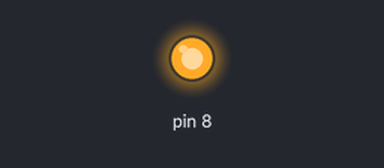
The sketch below on a simulated Arduino Uno, built with avr-gcc and run on an emulated ATmega328P. On the bench: output pins drawn as LEDs (lit = HIGH).

Above: at 0.2 s.
At 23.5 s:
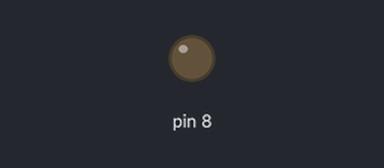
Timing chart, 0 to 25.4 s (numbered marks = the images above):
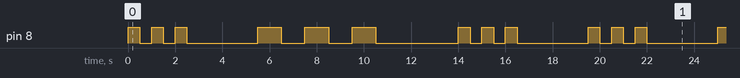

The sketch:

D_Blinking_On_and_Off__n__Times_Fast_and_Slow_with_Functions.ino
```cpp
/*
This Arduino program controls the blinking of an LED connected to digital pin 8, using the on_off function to customize the number of
blinks and delay time between on and off states. In the setup(), pin 8 is set as a digital output. In the loop(), the LED blinks three
times with 500 ms intervals (fast), waits 2500 ms, then blinks three times with 1000 ms intervals (slow), waits another 2500 ms, and
repeats the pattern. This on-off cycle at different speeds runs continuously.

Required Materials:
  Computer
  Arduino IDE
  Arduino Uno board
  USB power cable
  330-ohm resistor
  LED
  Breadboard
*/

void setup() {
  // Put your setup code here, to run once:
  pinMode(8, OUTPUT);
}

void loop() {
  on_off(8, 3, 500);
  delay(2500);
  on_off(8, 3, 1000);
  delay(2500);
  on_off(8, 3, 500);
  delay(2500);
}

// Function that takes 3 parameters: the pin number where the LED is connected,
// the number of times the code should repeat, and the delay time between turning on and off.

void on_off(int pin, int times, int sleep) {
  for (int i=0; i < times; i++) {
    digitalWrite(pin, HIGH);
    delay(sleep);
    digitalWrite(pin, LOW);
    delay(sleep);
  }
}
```

Measured:
- by itself, pin 8: repeats every 19.5 s: 2 × (LOW 0.50 s, HIGH 0.50 s), LOW 3.0 s, 2 × (HIGH 1.0 s, LOW 1.0 s), HIGH 1.0 s, LOW 3.5 s, 2 × (HIGH 0.50 s, LOW 0.50 s), HIGH 0.50 s, LOW 3.0 s, HIGH 0.50 s
- by itself, everything shown: repeats every 19.5 s, in 18 steps
